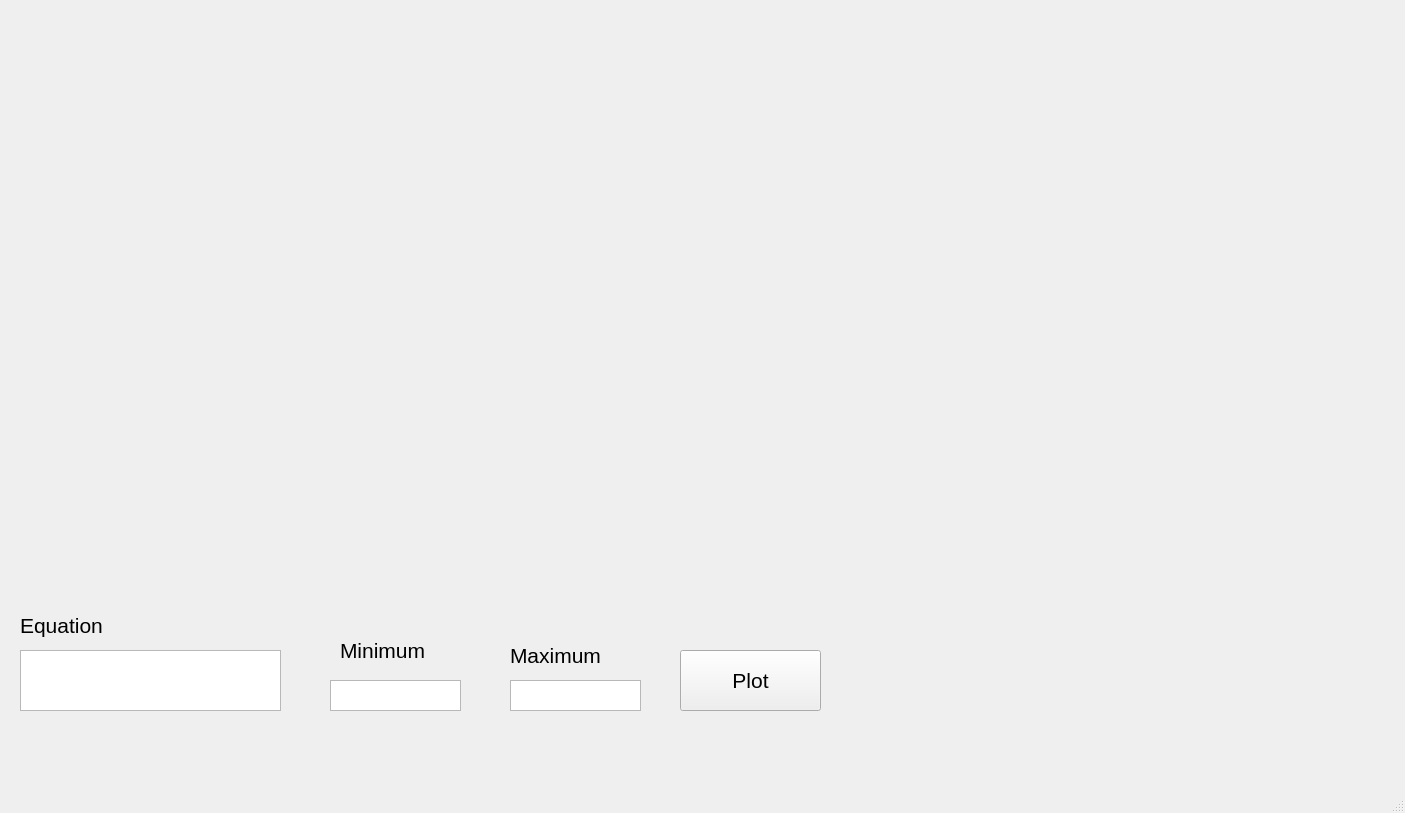
<?xml version="1.0" encoding="UTF-8"?>
<ui version="4.0">
 <class>MainWindow</class>
 <widget class="QMainWindow" name="MainWindow">
  <property name="geometry">
   <rect>
    <x>0</x>
    <y>0</y>
    <width>1405</width>
    <height>813</height>
   </rect>
  </property>
  <property name="windowTitle">
   <string>MainWindow</string>
  </property>
  <widget class="QWidget" name="centralwidget">
   <widget class="QPushButton" name="pbPlot">
    <property name="geometry">
     <rect>
      <x>680</x>
      <y>650</y>
      <width>141</width>
      <height>61</height>
     </rect>
    </property>
    <property name="font">
     <font>
      <pointsize>16</pointsize>
     </font>
    </property>
    <property name="text">
     <string>Plot</string>
    </property>
   </widget>
   <widget class="QTextEdit" name="TEmnm">
    <property name="geometry">
     <rect>
      <x>330</x>
      <y>680</y>
      <width>131</width>
      <height>31</height>
     </rect>
    </property>
   </widget>
   <widget class="QLabel" name="labelMnm">
    <property name="geometry">
     <rect>
      <x>340</x>
      <y>630</y>
      <width>121</width>
      <height>41</height>
     </rect>
    </property>
    <property name="font">
     <font>
      <pointsize>16</pointsize>
     </font>
    </property>
    <property name="text">
     <string>Minimum</string>
    </property>
   </widget>
   <widget class="QLabel" name="labelMxm">
    <property name="geometry">
     <rect>
      <x>510</x>
      <y>640</y>
      <width>131</width>
      <height>31</height>
     </rect>
    </property>
    <property name="font">
     <font>
      <pointsize>16</pointsize>
     </font>
    </property>
    <property name="text">
     <string>Maximum</string>
    </property>
   </widget>
   <widget class="QTextEdit" name="TEmxm">
    <property name="geometry">
     <rect>
      <x>510</x>
      <y>680</y>
      <width>131</width>
      <height>31</height>
     </rect>
    </property>
   </widget>
   <widget class="QLabel" name="label">
    <property name="geometry">
     <rect>
      <x>620</x>
      <y>250</y>
      <width>191</width>
      <height>21</height>
     </rect>
    </property>
    <property name="font">
     <font>
      <pointsize>12</pointsize>
      <bold>true</bold>
     </font>
    </property>
    <property name="text">
     <string/>
    </property>
   </widget>
   <widget class="QTextEdit" name="TEeqn">
    <property name="geometry">
     <rect>
      <x>20</x>
      <y>650</y>
      <width>261</width>
      <height>61</height>
     </rect>
    </property>
   </widget>
   <widget class="QLabel" name="label_2">
    <property name="geometry">
     <rect>
      <x>20</x>
      <y>610</y>
      <width>141</width>
      <height>31</height>
     </rect>
    </property>
    <property name="font">
     <font>
      <pointsize>16</pointsize>
     </font>
    </property>
    <property name="text">
     <string>Equation</string>
    </property>
   </widget>
   <widget class="QCustomPlot" name="wPlot" native="true">
    <property name="geometry">
     <rect>
      <x>29</x>
      <y>19</y>
      <width>1341</width>
      <height>571</height>
     </rect>
    </property>
   </widget>
  </widget>
  <widget class="QMenuBar" name="menubar">
   <property name="geometry">
    <rect>
     <x>0</x>
     <y>0</y>
     <width>1405</width>
     <height>26</height>
    </rect>
   </property>
  </widget>
  <widget class="QStatusBar" name="statusbar"/>
 </widget>
 <customwidgets>
  <customwidget>
   <class>QCustomPlot</class>
   <extends>QWidget</extends>
   <header location="global">qcustomplot.h</header>
   <container>1</container>
  </customwidget>
 </customwidgets>
 <resources/>
 <connections/>
</ui>
